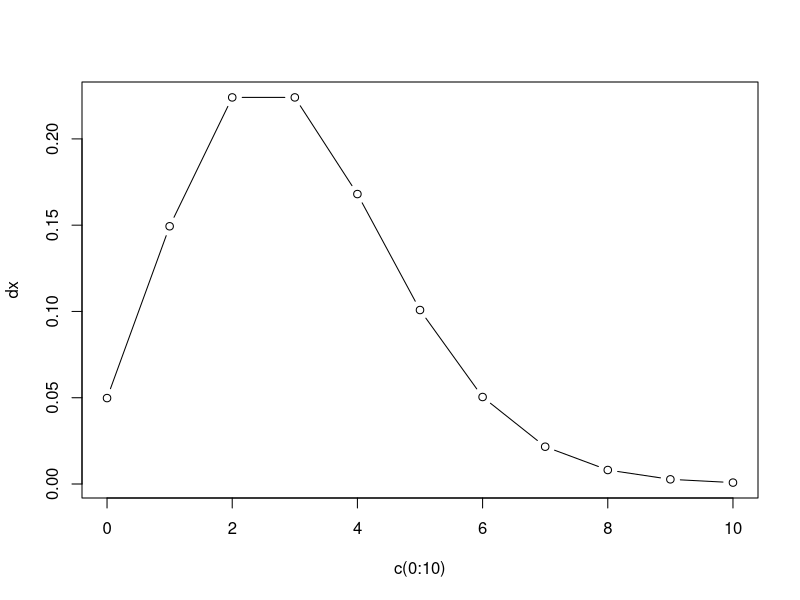
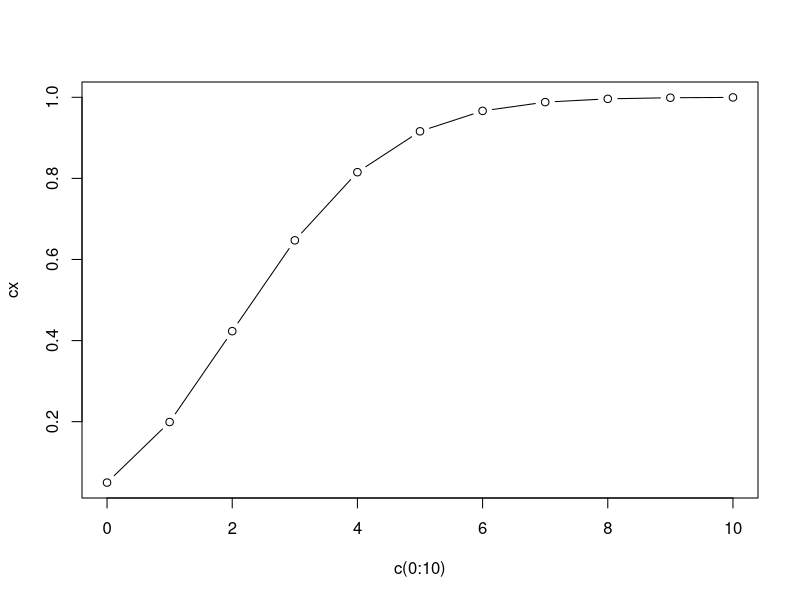

R code for these plots, in order: (Note: this script raises an error after producing the figures.)
dx = dpois(c(0:10),lambda = 3)
cx = ppois(c(0:10) , lambda = 3)

plot(c(0:10), dx, type="b")
plot(c(0:10), cx, type="b")

x_lab = c(0:10)

df <- data.frame(x_lab,dx,cx)
df

ggplot(df, aes(x_lab)) + geom_point(aes(x=x_lab,y=dx)) +
  geom_point(aes(x=x_lab,y=cx)) 

val = c()
x = c(1:12)
for(i in x){
  val[i] = dpois(i,lambda = 3)
}




